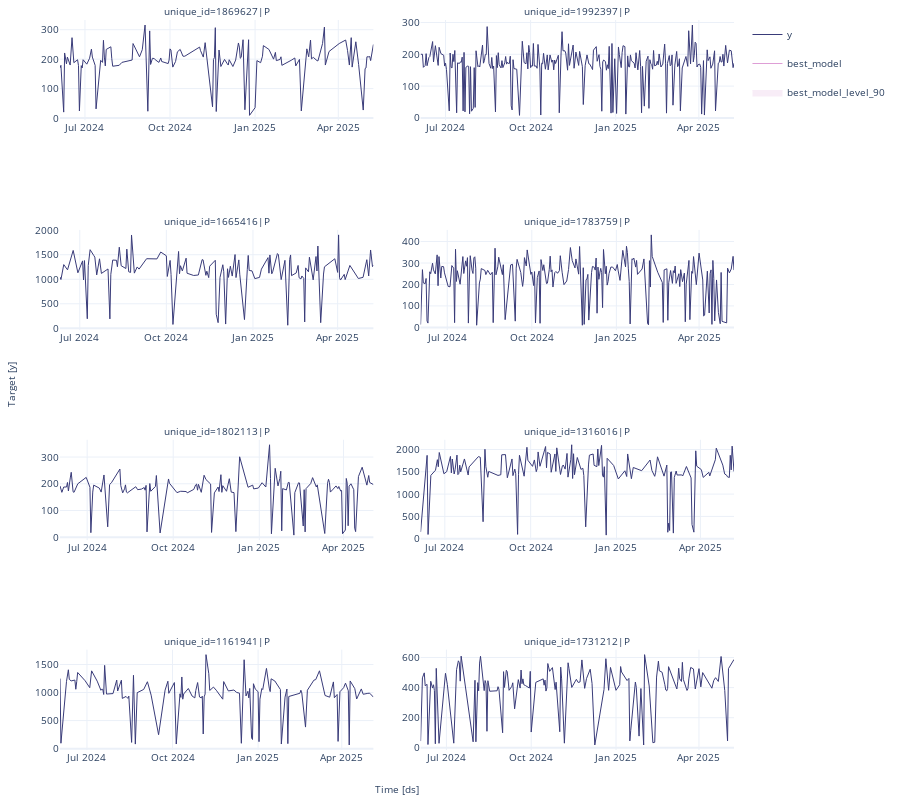

The code cell stored with this chart in its notebook:
### Code cell
# Plot to unique_ids and some selected models
sf.plot(plot_df, prod_forecasts_df, level=[90], engine='plotly')

### Figure 1 — Plotly figure (JSON) as saved in the notebook; plotly's stock layout.template omitted (floating-point values rounded to 4 significant figures; data arrays with more than 128 entries replaced by an {"elided": "..."} marker saying what was removed)
{"data": [{"legendgroup": "y", "line": {"color": "#393b79", "width": 1}, "mode": "lines", "name": "y", "showlegend": true, "type": "scatter", "x": {"elided": "129 str values"}, "xaxis": "x", "y": {"elided": "129 float values"}, "yaxis": "y"}, {"legendgroup": "best_model", "line": {"color": "#de9ed6", "width": 1}, "mode": "lines", "name": "best_model", "showlegend": true, "type": "scatter", "x": {"elided": "129 str values"}, "xaxis": "x", "y": {"elided": "129 null values"}, "yaxis": "y"}, {"fill": "toself", "fillcolor": "#de9ed6", "legendgroup": "best_model_level_90", "line": {"color": "#de9ed6", "width": 1}, "mode": "lines", "name": "best_model_level_90", "opacity": 0.18, "showlegend": true, "type": "scatter", "x": {"elided": "258 str values"}, "xaxis": "x", "y": {"elided": "258 null values"}, "yaxis": "y"}, {"legendgroup": "y", "line": {"color": "#393b79", "width": 1}, "mode": "lines", "name": "y", "showlegend": false, "type": "scatter", "x": {"elided": "250 str values"}, "xaxis": "x2", "y": {"elided": "250 float values"}, "yaxis": "y2"}, {"legendgroup": "best_model", "line": {"color": "#de9ed6", "width": 1}, "mode": "lines", "name": "best_model", "showlegend": false, "type": "scatter", "x": {"elided": "250 str values"}, "xaxis": "x2", "y": {"elided": "250 null values"}, "yaxis": "y2"}, {"fill": "toself", "fillcolor": "#de9ed6", "legendgroup": "best_model_level_90", "line": {"color": "#de9ed6", "width": 1}, "mode": "lines", "name": "best_model_level_90", "opacity": 0.18, "showlegend": false, "type": "scatter", "x": {"elided": "500 str values"}, "xaxis": "x2", "y": {"elided": "500 null values"}, "yaxis": "y2"}, {"legendgroup": "y", "line": {"color": "#393b79", "width": 1}, "mode": "lines", "name": "y", "showlegend": false, "type": "scatter", "x": {"elided": "134 str values"}, "xaxis": "x3", "y": {"elided": "134 float values"}, "yaxis": "y3"}, {"legendgroup": "best_model", "line": {"color": "#de9ed6", "width": 1}, "mode": "lines", "name": "best_model", "showlegend": false, "type": "scatter", "x": {"elided": "134 str values"}, "xaxis": "x3", "y": {"elided": "134 null values"}, "yaxis": "y3"}, {"fill": "toself", "fillcolor": "#de9ed6", "legendgroup": "best_model_level_90", "line": {"color": "#de9ed6", "width": 1}, "mode": "lines", "name": "best_model_level_90", "opacity": 0.18, "showlegend": false, "type": "scatter", "x": {"elided": "268 str values"}, "xaxis": "x3", "y": {"elided": "268 null values"}, "yaxis": "y3"}, {"legendgroup": "y", "line": {"color": "#393b79", "width": 1}, "mode": "lines", "name": "y", "showlegend": false, "type": "scatter", "x": {"elided": "218 str values"}, "xaxis": "x4", "y": {"elided": "218 float values"}, "yaxis": "y4"}, {"legendgroup": "best_model", "line": {"color": "#de9ed6", "width": 1}, "mode": "lines", "name": "best_model", "showlegend": false, "type": "scatter", "x": {"elided": "218 str values"}, "xaxis": "x4", "y": {"elided": "218 null values"}, "yaxis": "y4"}, {"fill": "toself", "fillcolor": "#de9ed6", "legendgroup": "best_model_level_90", "line": {"color": "#de9ed6", "width": 1}, "mode": "lines", "name": "best_model_level_90", "opacity": 0.18, "showlegend": false, "type": "scatter", "x": {"elided": "436 str values"}, "xaxis": "x4", "y": {"elided": "436 null values"}, "yaxis": "y4"}, {"legendgroup": "y", "line": {"color": "#393b79", "width": 1}, "mode": "lines", "name": "y", "showlegend": false, "type": "scatter", "x": ["2024-06-02T00:00:00", "2024-06-04T00:00:00", "2024-06-06T00:00:00", "2024-06-09T00:00:00", "2024-06-10T00:00:00", "2024-06-11T00:00:00", "2024-06-13T00:00:00", "2024-06-14T00:00:00", "2024-06-16T00:00:00", "2024-06-17T00:00:00", "2024-06-21T00:00:00", "2024-06-30T00:00:00", "2024-07-04T00:00:00", "2024-07-05T00:00:00", "2024-07-07T00:00:00", "2024-07-08T00:00:00", "2024-07-14T00:00:00", "2024-07-16T00:00:00", "2024-07-19T00:00:00", "2024-07-23T00:00:00", "2024-07-25T00:00:00", "2024-07-27T00:00:00", "2024-08-05T00:00:00", "2024-08-06T00:00:00", "2024-08-08T00:00:00", "2024-08-10T00:00:00", "2024-08-11T00:00:00", "2024-08-12T00:00:00", "2024-08-13T00:00:00", "2024-08-22T00:00:00", "2024-08-24T00:00:00", "2024-08-28T00:00:00", "2024-08-31T00:00:00", "2024-09-01T00:00:00", "2024-09-02T00:00:00", "2024-09-03T00:00:00", "2024-09-06T00:00:00", "2024-09-07T00:00:00", "2024-09-12T00:00:00", "2024-09-13T00:00:00", "2024-09-17T00:00:00", "2024-09-24T00:00:00", "2024-09-26T00:00:00", "2024-09-27T00:00:00", "2024-10-05T00:00:00", "2024-10-09T00:00:00", "2024-10-13T00:00:00", "2024-10-15T00:00:00", "2024-10-16T00:00:00", "2024-10-23T00:00:00", "2024-10-25T00:00:00", "2024-10-26T00:00:00", "2024-10-27T00:00:00", "2024-10-28T00:00:00", "2024-10-31T00:00:00", "2024-11-03T00:00:00", "2024-11-05T00:00:00", "2024-11-10T00:00:00", "2024-11-11T00:00:00", "2024-11-14T00:00:00", "2024-11-18T00:00:00", "2024-11-19T00:00:00", "2024-11-21T00:00:00", "2024-11-22T00:00:00", "2024-11-23T00:00:00", "2024-11-27T00:00:00", "2024-11-30T00:00:00", "2024-12-02T00:00:00", "2024-12-05T00:00:00", "2024-12-07T00:00:00", "2024-12-11T00:00:00", "2024-12-20T00:00:00", "2024-12-25T00:00:00", "2024-12-26T00:00:00", "2024-12-31T00:00:00", "2025-01-04T00:00:00", "2025-01-08T00:00:00", "2025-01-12T00:00:00", "2025-01-13T00:00:00", "2025-01-14T00:00:00", "2025-01-18T00:00:00", "2025-01-21T00:00:00", "2025-01-23T00:00:00", "2025-01-24T00:00:00", "2025-01-25T00:00:00", "2025-01-26T00:00:00", "2025-01-30T00:00:00", "2025-02-01T00:00:00", "2025-02-02T00:00:00", "2025-02-07T00:00:00", "2025-02-08T00:00:00", "2025-02-12T00:00:00", "2025-02-13T00:00:00", "2025-02-17T00:00:00", "2025-02-18T00:00:00", "2025-02-19T00:00:00", "2025-02-20T00:00:00", "2025-02-25T00:00:00", "2025-02-27T00:00:00", "2025-03-03T00:00:00", "2025-03-04T00:00:00", "2025-03-12T00:00:00", "2025-03-15T00:00:00", "2025-03-16T00:00:00", "2025-03-17T00:00:00", "2025-03-18T00:00:00", "2025-03-21T00:00:00", "2025-03-24T00:00:00", "2025-03-26T00:00:00", "2025-03-27T00:00:00", "2025-03-29T00:00:00", "2025-03-30T00:00:00", "2025-03-31T00:00:00", "2025-04-03T00:00:00", "2025-04-04T00:00:00", "2025-04-05T00:00:00", "2025-04-06T00:00:00", "2025-04-07T00:00:00", "2025-04-09T00:00:00", "2025-04-12T00:00:00", "2025-04-13T00:00:00", "2025-04-14T00:00:00", "2025-04-17T00:00:00", "2025-04-21T00:00:00", "2025-04-26T00:00:00", "2025-04-28T00:00:00", "2025-04-29T00:00:00", "2025-05-03T00:00:00"], "xaxis": "x5", "y": [192, 168, 188.0, 188.0, 205.0, 173, 222.0, 243.0, 170.0, 168, 200, 224, 187, 17.0, 169.0, 195.0, 184.0, 169.0, 233.0, 39, 197, 204.0, 255.0, 193, 166.0, 181.0, 196, 169.0, 166.0, 189, 178, 180.0, 186.0, 176.0, 194, 20, 201.0, 172.0, 190, 231, 16, 184.0, 218.0, 202.0, 167.0, 172.0, 170.0, 171.0, 166.0, 179, 196, 199.0, 176.0, 198.0, 168, 232.0, 216.0, 199.0, 18.0, 166.0, 188.0, 171.0, 234, 168, 193, 172.0, 219.0, 169.0, 167.0, 21.0, 301, 187, 195.0, 181.0, 184.0, 204.0, 188.0, 346, 220.0, 13.0, 258.0, 192, 220.0, 247.0, 24.0, 182.0, 177.0, 205.0, 205.0, 8.0, 167.0, 204.0, 203.0, 42, 178, 20, 182.0, 201.0, 223.0, 188.0, 196, 14, 202.0, 217.0, 205.0, 169.0, 180.0, 192, 182.0, 190, 173, 175.0, 13.0, 27.0, 220.0, 202.0, 43.0, 191, 200, 178, 34.0, 21.0, 227.0, 262.0, 195.0, 231, 205.0, 197], "yaxis": "y5"}, {"legendgroup": "best_model", "line": {"color": "#de9ed6", "width": 1}, "mode": "lines", "name": "best_model", "showlegend": false, "type": "scatter", "x": ["2024-06-02T00:00:00", "2024-06-04T00:00:00", "2024-06-06T00:00:00", "2024-06-09T00:00:00", "2024-06-10T00:00:00", "2024-06-11T00:00:00", "2024-06-13T00:00:00", "2024-06-14T00:00:00", "2024-06-16T00:00:00", "2024-06-17T00:00:00", "2024-06-21T00:00:00", "2024-06-30T00:00:00", "2024-07-04T00:00:00", "2024-07-05T00:00:00", "2024-07-07T00:00:00", "2024-07-08T00:00:00", "2024-07-14T00:00:00", "2024-07-16T00:00:00", "2024-07-19T00:00:00", "2024-07-23T00:00:00", "2024-07-25T00:00:00", "2024-07-27T00:00:00", "2024-08-05T00:00:00", "2024-08-06T00:00:00", "2024-08-08T00:00:00", "2024-08-10T00:00:00", "2024-08-11T00:00:00", "2024-08-12T00:00:00", "2024-08-13T00:00:00", "2024-08-22T00:00:00", "2024-08-24T00:00:00", "2024-08-28T00:00:00", "2024-08-31T00:00:00", "2024-09-01T00:00:00", "2024-09-02T00:00:00", "2024-09-03T00:00:00", "2024-09-06T00:00:00", "2024-09-07T00:00:00", "2024-09-12T00:00:00", "2024-09-13T00:00:00", "2024-09-17T00:00:00", "2024-09-24T00:00:00", "2024-09-26T00:00:00", "2024-09-27T00:00:00", "2024-10-05T00:00:00", "2024-10-09T00:00:00", "2024-10-13T00:00:00", "2024-10-15T00:00:00", "2024-10-16T00:00:00", "2024-10-23T00:00:00", "2024-10-25T00:00:00", "2024-10-26T00:00:00", "2024-10-27T00:00:00", "2024-10-28T00:00:00", "2024-10-31T00:00:00", "2024-11-03T00:00:00", "2024-11-05T00:00:00", "2024-11-10T00:00:00", "2024-11-11T00:00:00", "2024-11-14T00:00:00", "2024-11-18T00:00:00", "2024-11-19T00:00:00", "2024-11-21T00:00:00", "2024-11-22T00:00:00", "2024-11-23T00:00:00", "2024-11-27T00:00:00", "2024-11-30T00:00:00", "2024-12-02T00:00:00", "2024-12-05T00:00:00", "2024-12-07T00:00:00", "2024-12-11T00:00:00", "2024-12-20T00:00:00", "2024-12-25T00:00:00", "2024-12-26T00:00:00", "2024-12-31T00:00:00", "2025-01-04T00:00:00", "2025-01-08T00:00:00", "2025-01-12T00:00:00", "2025-01-13T00:00:00", "2025-01-14T00:00:00", "2025-01-18T00:00:00", "2025-01-21T00:00:00", "2025-01-23T00:00:00", "2025-01-24T00:00:00", "2025-01-25T00:00:00", "2025-01-26T00:00:00", "2025-01-30T00:00:00", "2025-02-01T00:00:00", "2025-02-02T00:00:00", "2025-02-07T00:00:00", "2025-02-08T00:00:00", "2025-02-12T00:00:00", "2025-02-13T00:00:00", "2025-02-17T00:00:00", "2025-02-18T00:00:00", "2025-02-19T00:00:00", "2025-02-20T00:00:00", "2025-02-25T00:00:00", "2025-02-27T00:00:00", "2025-03-03T00:00:00", "2025-03-04T00:00:00", "2025-03-12T00:00:00", "2025-03-15T00:00:00", "2025-03-16T00:00:00", "2025-03-17T00:00:00", "2025-03-18T00:00:00", "2025-03-21T00:00:00", "2025-03-24T00:00:00", "2025-03-26T00:00:00", "2025-03-27T00:00:00", "2025-03-29T00:00:00", "2025-03-30T00:00:00", "2025-03-31T00:00:00", "2025-04-03T00:00:00", "2025-04-04T00:00:00", "2025-04-05T00:00:00", "2025-04-06T00:00:00", "2025-04-07T00:00:00", "2025-04-09T00:00:00", "2025-04-12T00:00:00", "2025-04-13T00:00:00", "2025-04-14T00:00:00", "2025-04-17T00:00:00", "2025-04-21T00:00:00", "2025-04-26T00:00:00", "2025-04-28T00:00:00", "2025-04-29T00:00:00", "2025-05-03T00:00:00"], "xaxis": "x5", "y": [null, null, null, null, null, null, null, null, null, null, null, null, null, null, null, null, null, null, null, null, null, null, null, null, null, null, null, null, null, null, null, null, null, null, null, null, null, null, null, null, null, null, null, null, null, null, null, null, null, null, null, null, null, null, null, null, null, null, null, null, null, null, null, null, null, null, null, null, null, null, null, null, null, null, null, null, null, null, null, null, null, null, null, null, null, null, null, null, null, null, null, null, null, null, null, null, null, null, null, null, null, null, null, null, null, null, null, null, null, null, null, null, null, null, null, null, null, null, null, null, null, null, null, null, null, null, null, null], "yaxis": "y5"}, {"fill": "toself", "fillcolor": "#de9ed6", "legendgroup": "best_model_level_90", "line": {"color": "#de9ed6", "width": 1}, "mode": "lines", "name": "best_model_level_90", "opacity": 0.18, "showlegend": false, "type": "scatter", "x": {"elided": "256 str values"}, "xaxis": "x5", "y": {"elided": "256 null values"}, "yaxis": "y5"}, {"legendgroup": "y", "line": {"color": "#393b79", "width": 1}, "mode": "lines", "name": "y", "showlegend": false, "type": "scatter", "x": {"elided": "138 str values"}, "xaxis": "x6", "y": {"elided": "138 float values"}, "yaxis": "y6"}, {"legendgroup": "best_model", "line": {"color": "#de9ed6", "width": 1}, "mode": "lines", "name": "best_model", "showlegend": false, "type": "scatter", "x": {"elided": "138 str values"}, "xaxis": "x6", "y": {"elided": "138 null values"}, "yaxis": "y6"}, {"fill": "toself", "fillcolor": "#de9ed6", "legendgroup": "best_model_level_90", "line": {"color": "#de9ed6", "width": 1}, "mode": "lines", "name": "best_model_level_90", "opacity": 0.18, "showlegend": false, "type": "scatter", "x": {"elided": "276 str values"}, "xaxis": "x6", "y": {"elided": "276 null values"}, "yaxis": "y6"}, {"legendgroup": "y", "line": {"color": "#393b79", "width": 1}, "mode": "lines", "name": "y", "showlegend": false, "type": "scatter", "x": ["2024-06-02T00:00:00", "2024-06-03T00:00:00", "2024-06-09T00:00:00", "2024-06-11T00:00:00", "2024-06-12T00:00:00", "2024-06-14T00:00:00", "2024-06-18T00:00:00", "2024-06-19T00:00:00", "2024-06-20T00:00:00", "2024-06-21T00:00:00", "2024-06-29T00:00:00", "2024-07-04T00:00:00", "2024-07-06T00:00:00", "2024-07-12T00:00:00", "2024-07-16T00:00:00", "2024-07-17T00:00:00", "2024-07-18T00:00:00", "2024-07-19T00:00:00", "2024-07-20T00:00:00", "2024-07-22T00:00:00", "2024-07-29T00:00:00", "2024-08-02T00:00:00", "2024-08-03T00:00:00", "2024-08-07T00:00:00", "2024-08-08T00:00:00", "2024-08-12T00:00:00", "2024-08-14T00:00:00", "2024-08-15T00:00:00", "2024-08-18T00:00:00", "2024-08-20T00:00:00", "2024-08-22T00:00:00", "2024-08-24T00:00:00", "2024-08-31T00:00:00", "2024-09-04T00:00:00", "2024-09-08T00:00:00", "2024-09-16T00:00:00", "2024-09-23T00:00:00", "2024-09-26T00:00:00", "2024-09-27T00:00:00", "2024-10-03T00:00:00", "2024-10-05T00:00:00", "2024-10-09T00:00:00", "2024-10-10T00:00:00", "2024-10-11T00:00:00", "2024-10-12T00:00:00", "2024-10-13T00:00:00", "2024-10-18T00:00:00", "2024-10-22T00:00:00", "2024-10-25T00:00:00", "2024-10-26T00:00:00", "2024-10-28T00:00:00", "2024-10-30T00:00:00", "2024-11-01T00:00:00", "2024-11-02T00:00:00", "2024-11-03T00:00:00", "2024-11-04T00:00:00", "2024-11-05T00:00:00", "2024-11-06T00:00:00", "2024-11-09T00:00:00", "2024-11-10T00:00:00", "2024-11-14T00:00:00", "2024-11-17T00:00:00", "2024-11-24T00:00:00", "2024-11-25T00:00:00", "2024-11-30T00:00:00", "2024-12-06T00:00:00", "2024-12-09T00:00:00", "2024-12-10T00:00:00", "2024-12-12T00:00:00", "2024-12-14T00:00:00", "2024-12-17T00:00:00", "2024-12-19T00:00:00", "2024-12-21T00:00:00", "2024-12-22T00:00:00", "2024-12-23T00:00:00", "2024-12-25T00:00:00", "2024-12-26T00:00:00", "2024-12-27T00:00:00", "2024-12-29T00:00:00", "2025-01-01T00:00:00", "2025-01-02T00:00:00", "2025-01-03T00:00:00", "2025-01-05T00:00:00", "2025-01-06T00:00:00", "2025-01-10T00:00:00", "2025-01-13T00:00:00", "2025-01-14T00:00:00", "2025-01-15T00:00:00", "2025-01-19T00:00:00", "2025-01-25T00:00:00", "2025-01-26T00:00:00", "2025-01-30T00:00:00", "2025-02-01T00:00:00", "2025-02-02T00:00:00", "2025-02-03T00:00:00", "2025-02-15T00:00:00", "2025-02-16T00:00:00", "2025-02-17T00:00:00", "2025-02-21T00:00:00", "2025-02-23T00:00:00", "2025-03-02T00:00:00", "2025-03-04T00:00:00", "2025-03-08T00:00:00", "2025-03-14T00:00:00", "2025-03-19T00:00:00", "2025-03-23T00:00:00", "2025-03-24T00:00:00", "2025-03-27T00:00:00", "2025-03-28T00:00:00", "2025-03-30T00:00:00", "2025-04-03T00:00:00", "2025-04-05T00:00:00", "2025-04-07T00:00:00", "2025-04-08T00:00:00", "2025-04-09T00:00:00", "2025-04-10T00:00:00", "2025-04-15T00:00:00", "2025-04-16T00:00:00", "2025-04-17T00:00:00", "2025-04-22T00:00:00", "2025-04-24T00:00:00", "2025-04-29T00:00:00", "2025-05-01T00:00:00", "2025-05-05T00:00:00"], "xaxis": "x7", "y": [1248, 96, 1199, 1405.0, 1234.0, 1207.0, 1222, 1058, 1199, 1357.0, 1210.0, 1086.0, 1386.0, 1203.0, 1040.0, 1060.0, 1055, 965.0, 1484.0, 973, 981.0, 1221.0, 1027.0, 1220, 895.0, 930.0, 895.0, 936.0, 111.0, 1307.0, 81.0, 997.0, 1055, 1192.0, 953.0, 248.0, 1042.0, 1201, 986.0, 1178.0, 82.0, 977.0, 913.0, 1277.0, 881.0, 974.0, 1072, 938, 904.0, 1035.0, 1178.0, 920, 905.0, 935.0, 261.0, 922.0, 972.0, 1675.0, 1334.0, 1036.0, 1097, 1041, 881.0, 1195.0, 1028.0, 1044, 1001.0, 993.0, 988.0, 95.0, 1584.0, 939.0, 1022.0, 904.0, 1073.0, 191, 163.0, 1157.0, 1060.0, 1015.0, 124.0, 882.0, 1070, 1053.0, 1430.0, 1078, 1016, 1244.0, 1205.0, 1053.0, 82.0, 919.0, 1062.0, 89, 929.0, 987.0, 1041, 992.0, 384.0, 1041, 1220, 1231.0, 1387.0, 947.0, 917.0, 1189.0, 907.0, 965.0, 129.0, 1014, 1086.0, 1167.0, 1074.0, 1031, 65.0, 1206.0, 1069.0, 986.0, 885.0, 1064.0, 969.0, 985.0, 988.0, 918.0], "yaxis": "y7"}, {"legendgroup": "best_model", "line": {"color": "#de9ed6", "width": 1}, "mode": "lines", "name": "best_model", "showlegend": false, "type": "scatter", "x": ["2024-06-02T00:00:00", "2024-06-03T00:00:00", "2024-06-09T00:00:00", "2024-06-11T00:00:00", "2024-06-12T00:00:00", "2024-06-14T00:00:00", "2024-06-18T00:00:00", "2024-06-19T00:00:00", "2024-06-20T00:00:00", "2024-06-21T00:00:00", "2024-06-29T00:00:00", "2024-07-04T00:00:00", "2024-07-06T00:00:00", "2024-07-12T00:00:00", "2024-07-16T00:00:00", "2024-07-17T00:00:00", "2024-07-18T00:00:00", "2024-07-19T00:00:00", "2024-07-20T00:00:00", "2024-07-22T00:00:00", "2024-07-29T00:00:00", "2024-08-02T00:00:00", "2024-08-03T00:00:00", "2024-08-07T00:00:00", "2024-08-08T00:00:00", "2024-08-12T00:00:00", "2024-08-14T00:00:00", "2024-08-15T00:00:00", "2024-08-18T00:00:00", "2024-08-20T00:00:00", "2024-08-22T00:00:00", "2024-08-24T00:00:00", "2024-08-31T00:00:00", "2024-09-04T00:00:00", "2024-09-08T00:00:00", "2024-09-16T00:00:00", "2024-09-23T00:00:00", "2024-09-26T00:00:00", "2024-09-27T00:00:00", "2024-10-03T00:00:00", "2024-10-05T00:00:00", "2024-10-09T00:00:00", "2024-10-10T00:00:00", "2024-10-11T00:00:00", "2024-10-12T00:00:00", "2024-10-13T00:00:00", "2024-10-18T00:00:00", "2024-10-22T00:00:00", "2024-10-25T00:00:00", "2024-10-26T00:00:00", "2024-10-28T00:00:00", "2024-10-30T00:00:00", "2024-11-01T00:00:00", "2024-11-02T00:00:00", "2024-11-03T00:00:00", "2024-11-04T00:00:00", "2024-11-05T00:00:00", "2024-11-06T00:00:00", "2024-11-09T00:00:00", "2024-11-10T00:00:00", "2024-11-14T00:00:00", "2024-11-17T00:00:00", "2024-11-24T00:00:00", "2024-11-25T00:00:00", "2024-11-30T00:00:00", "2024-12-06T00:00:00", "2024-12-09T00:00:00", "2024-12-10T00:00:00", "2024-12-12T00:00:00", "2024-12-14T00:00:00", "2024-12-17T00:00:00", "2024-12-19T00:00:00", "2024-12-21T00:00:00", "2024-12-22T00:00:00", "2024-12-23T00:00:00", "2024-12-25T00:00:00", "2024-12-26T00:00:00", "2024-12-27T00:00:00", "2024-12-29T00:00:00", "2025-01-01T00:00:00", "2025-01-02T00:00:00", "2025-01-03T00:00:00", "2025-01-05T00:00:00", "2025-01-06T00:00:00", "2025-01-10T00:00:00", "2025-01-13T00:00:00", "2025-01-14T00:00:00", "2025-01-15T00:00:00", "2025-01-19T00:00:00", "2025-01-25T00:00:00", "2025-01-26T00:00:00", "2025-01-30T00:00:00", "2025-02-01T00:00:00", "2025-02-02T00:00:00", "2025-02-03T00:00:00", "2025-02-15T00:00:00", "2025-02-16T00:00:00", "2025-02-17T00:00:00", "2025-02-21T00:00:00", "2025-02-23T00:00:00", "2025-03-02T00:00:00", "2025-03-04T00:00:00", "2025-03-08T00:00:00", "2025-03-14T00:00:00", "2025-03-19T00:00:00", "2025-03-23T00:00:00", "2025-03-24T00:00:00", "2025-03-27T00:00:00", "2025-03-28T00:00:00", "2025-03-30T00:00:00", "2025-04-03T00:00:00", "2025-04-05T00:00:00", "2025-04-07T00:00:00", "2025-04-08T00:00:00", "2025-04-09T00:00:00", "2025-04-10T00:00:00", "2025-04-15T00:00:00", "2025-04-16T00:00:00", "2025-04-17T00:00:00", "2025-04-22T00:00:00", "2025-04-24T00:00:00", "2025-04-29T00:00:00", "2025-05-01T00:00:00", "2025-05-05T00:00:00"], "xaxis": "x7", "y": [null, null, null, null, null, null, null, null, null, null, null, null, null, null, null, null, null, null, null, null, null, null, null, null, null, null, null, null, null, null, null, null, null, null, null, null, null, null, null, null, null, null, null, null, null, null, null, null, null, null, null, null, null, null, null, null, null, null, null, null, null, null, null, null, null, null, null, null, null, null, null, null, null, null, null, null, null, null, null, null, null, null, null, null, null, null, null, null, null, null, null, null, null, null, null, null, null, null, null, null, null, null, null, null, null, null, null, null, null, null, null, null, null, null, null, null, null, null, null, null, null, null, null, null], "yaxis": "y7"}, {"fill": "toself", "fillcolor": "#de9ed6", "legendgroup": "best_model_level_90", "line": {"color": "#de9ed6", "width": 1}, "mode": "lines", "name": "best_model_level_90", "opacity": 0.18, "showlegend": false, "type": "scatter", "x": {"elided": "248 str values"}, "xaxis": "x7", "y": {"elided": "248 null values"}, "yaxis": "y7"}, {"legendgroup": "y", "line": {"color": "#393b79", "width": 1}, "mode": "lines", "name": "y", "showlegend": false, "type": "scatter", "x": {"elided": "143 str values"}, "xaxis": "x8", "y": {"elided": "143 float values"}, "yaxis": "y8"}, {"legendgroup": "best_model", "line": {"color": "#de9ed6", "width": 1}, "mode": "lines", "name": "best_model", "showlegend": false, "type": "scatter", "x": {"elided": "143 str values"}, "xaxis": "x8", "y": {"elided": "143 null values"}, "yaxis": "y8"}, {"fill": "toself", "fillcolor": "#de9ed6", "legendgroup": "best_model_level_90", "line": {"color": "#de9ed6", "width": 1}, "mode": "lines", "name": "best_model_level_90", "opacity": 0.18, "showlegend": false, "type": "scatter", "x": {"elided": "286 str values"}, "xaxis": "x8", "y": {"elided": "286 null values"}, "yaxis": "y8"}], "layout": {"annotations": [{"font": {"size": 10}, "showarrow": false, "text": "unique_id=1869627|P", "x": 0.2325, "xanchor": "center", "xref": "paper", "y": 1, "yanchor": "bottom", "yref": "paper"}, {"font": {"size": 10}, "showarrow": false, "text": "unique_id=1992397|P", "x": 0.7675, "xanchor": "center", "xref": "paper", "y": 1, "yanchor": "bottom", "yref": "paper"}, {"font": {"size": 10}, "showarrow": false, "text": "unique_id=1665416|P", "x": 0.2325, "xanchor": "center", "xref": "paper", "y": 0.7125, "yanchor": "bottom", "yref": "paper"}, {"font": {"size": 10}, "showarrow": false, "text": "unique_id=1783759|P", "x": 0.7675, "xanchor": "center", "xref": "paper", "y": 0.7125, "yanchor": "bottom", "yref": "paper"}, {"font": {"size": 10}, "showarrow": false, "text": "unique_id=1802113|P", "x": 0.2325, "xanchor": "center", "xref": "paper", "y": 0.425, "yanchor": "bottom", "yref": "paper"}, {"font": {"size": 10}, "showarrow": false, "text": "unique_id=1316016|P", "x": 0.7675, "xanchor": "center", "xref": "paper", "y": 0.425, "yanchor": "bottom", "yref": "paper"}, {"font": {"size": 10}, "showarrow": false, "text": "unique_id=1161941|P", "x": 0.2325, "xanchor": "center", "xref": "paper", "y": 0.1375, "yanchor": "bottom", "yref": "paper"}, {"font": {"size": 10}, "showarrow": false, "text": "unique_id=1731212|P", "x": 0.7675, "xanchor": "center", "xref": "paper", "y": 0.1375, "yanchor": "bottom", "yref": "paper"}, {"font": {"size": 10}, "showarrow": false, "text": "Time [ds]", "x": 0.5, "xanchor": "center", "xref": "paper", "y": 0, "yanchor": "top", "yref": "paper", "yshift": -30}, {"font": {"size": 10}, "showarrow": false, "text": "Target [y]", "textangle": -90, "x": 0, "xanchor": "right", "xref": "paper", "xshift": -40, "y": 0.5, "yanchor": "middle", "yref": "paper"}], "autosize": true, "font": {"size": 10}, "height": 800, "margin": {"b": 50, "l": 60, "r": 10, "t": 20}, "xaxis": {"anchor": "y", "domain": [0, 0.465], "showticklabels": true, "visible": true}, "xaxis2": {"anchor": "y2", "domain": [0.535, 1.0], "showticklabels": true, "visible": true}, "xaxis3": {"anchor": "y3", "domain": [0, 0.465], "showticklabels": true, "visible": true}, "xaxis4": {"anchor": "y4", "domain": [0.535, 1.0], "showticklabels": true, "visible": true}, "xaxis5": {"anchor": "y5", "domain": [0, 0.465], "showticklabels": true, "visible": true}, "xaxis6": {"anchor": "y6", "domain": [0.535, 1.0], "showticklabels": true, "visible": true}, "xaxis7": {"anchor": "y7", "domain": [0, 0.465], "showticklabels": true, "visible": true}, "xaxis8": {"anchor": "y8", "domain": [0.535, 1.0], "showticklabels": true, "visible": true}, "yaxis": {"anchor": "x", "domain": [0.8625, 1]}, "yaxis2": {"anchor": "x2", "domain": [0.8625, 1]}, "yaxis3": {"anchor": "x3", "domain": [0.575, 0.7125]}, "yaxis4": {"anchor": "x4", "domain": [0.575, 0.7125]}, "yaxis5": {"anchor": "x5", "domain": [0.2875, 0.425]}, "yaxis6": {"anchor": "x6", "domain": [0.2875, 0.425]}, "yaxis7": {"anchor": "x7", "domain": [0, 0.1375]}, "yaxis8": {"anchor": "x8", "domain": [0, 0.1375]}}}
